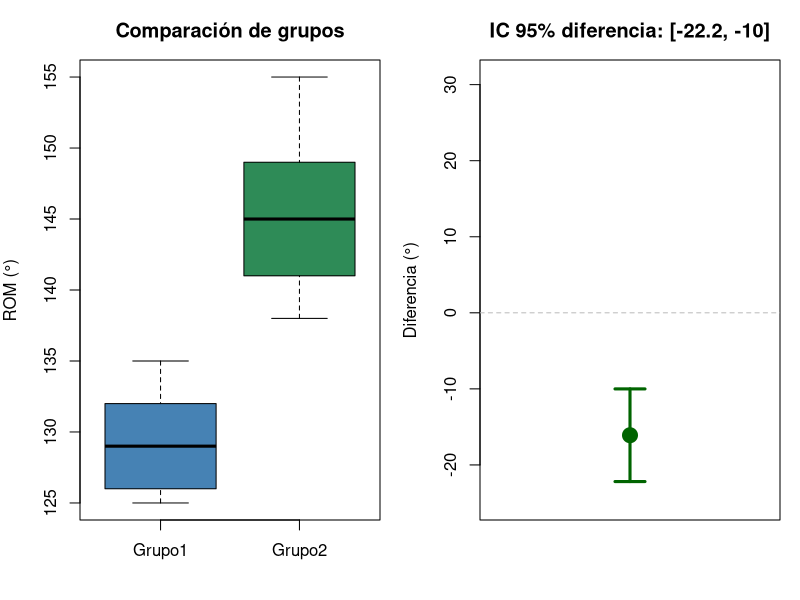
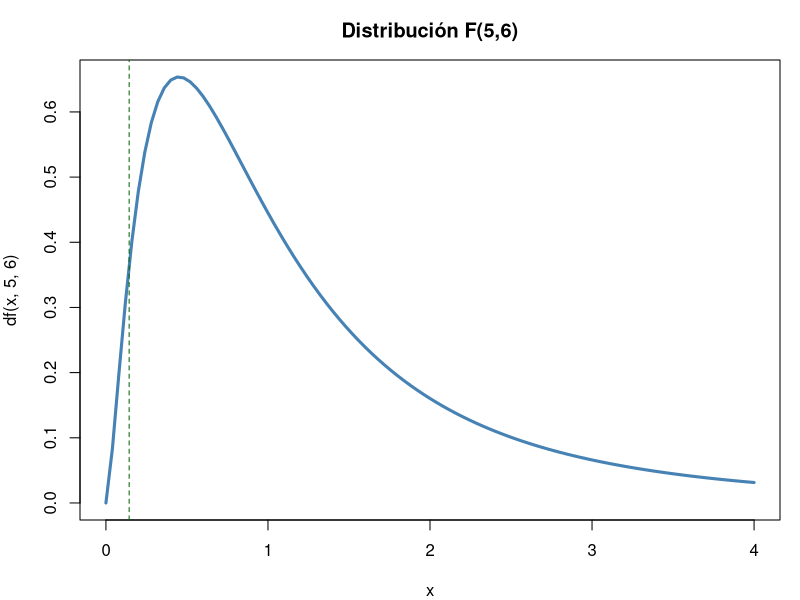
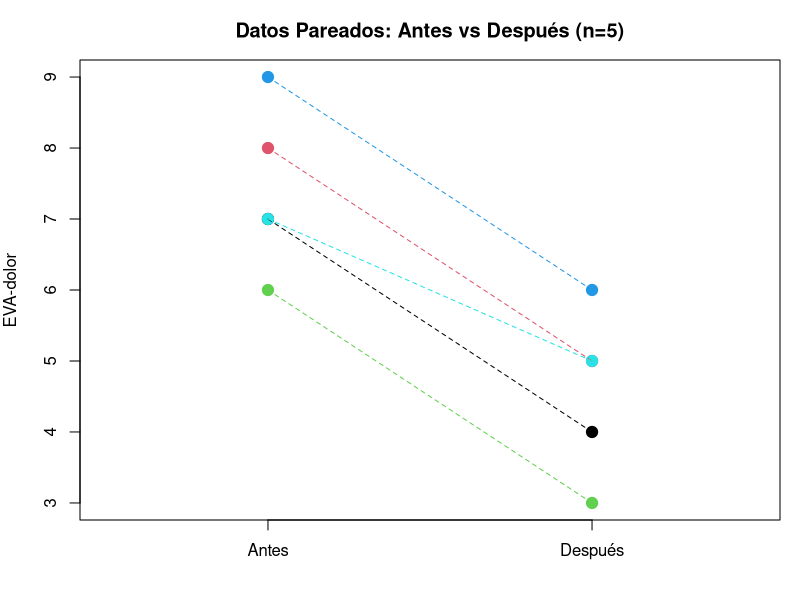
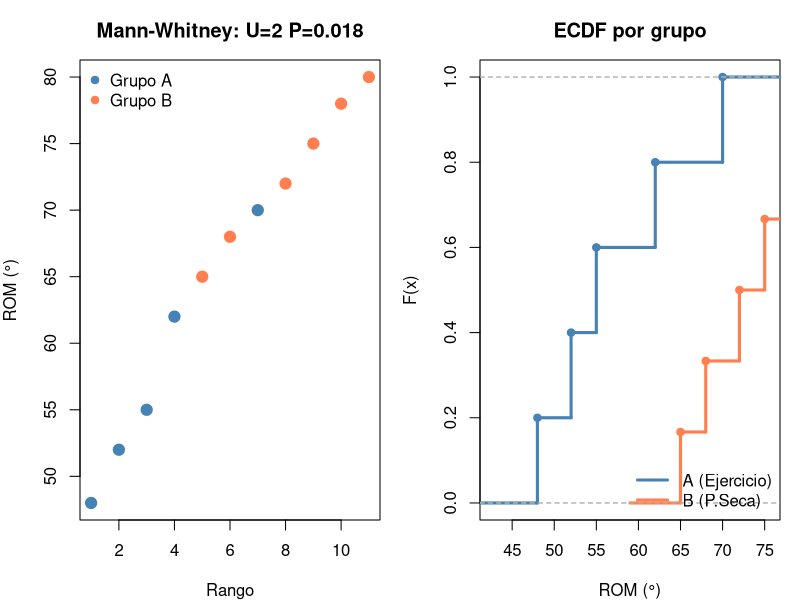
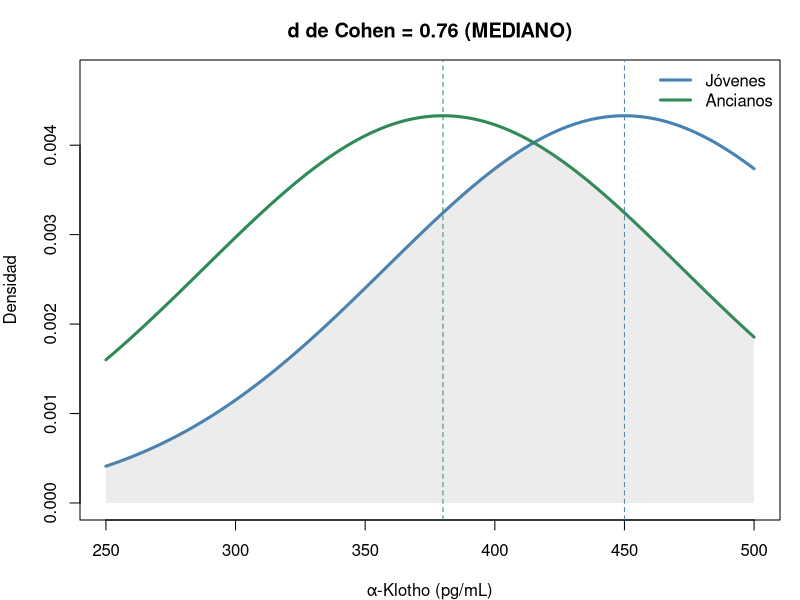
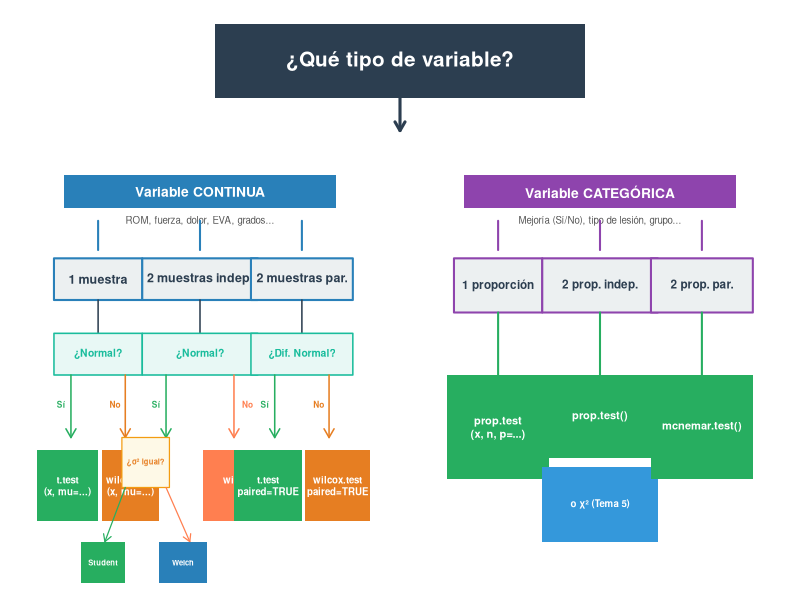
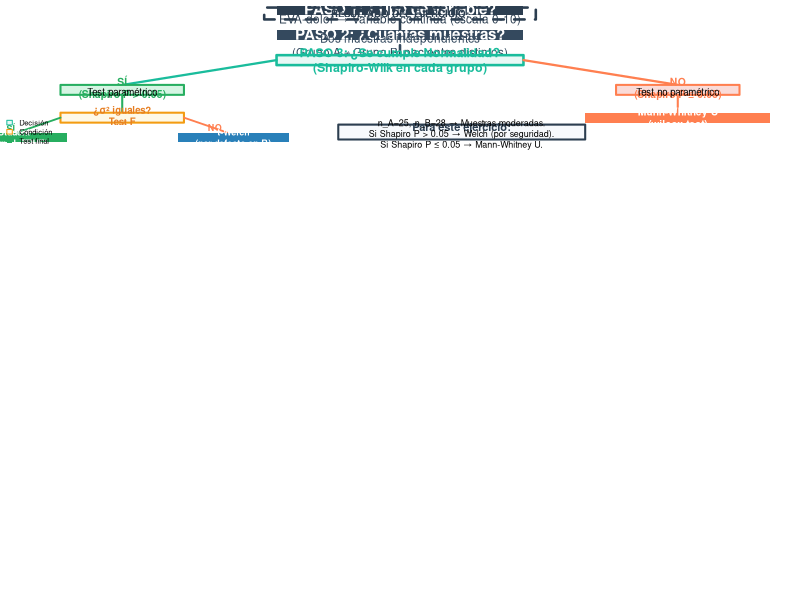
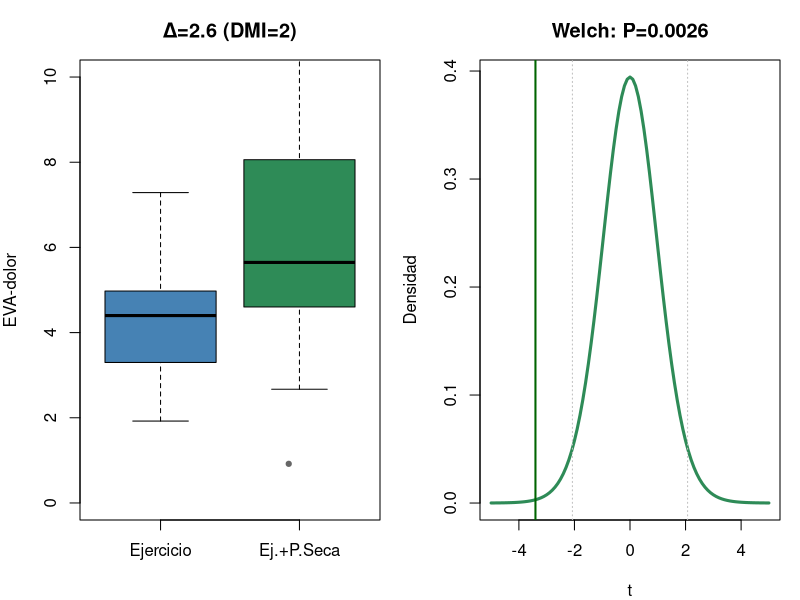

Source code (R) for these figures, in order:
## ---- chunk 1
g1<-c(125,132,128,135,130,126); g2<-c(140,148,142,155,138,150,145)
t.test(g1, g2)                     # Welch (recomendado — por defecto en R)
t.test(g1, g2, var.equal = TRUE)   # Student (solo si σ₁² = σ₂²)


# Visualización comparativa
par(mfrow=c(1,2), mar=c(4,4,3,1))
# Panel 1: Datos originales con medias
datos <- list(Grupo1=g1, Grupo2=g2)
boxplot(datos, col=c("steelblue","seagreen"), ylab="ROM (°)",
        main="Comparación de grupos", ylim=range(c(g1,g2)))
stripchart(datos, method="jitter", pch=19, col="grey30", add=TRUE, cex=0.8)
# Panel 2: IC 95% de la diferencia
tt_w <- t.test(g1, g2)
diff_mean <- tt_w$estimate[1] - tt_w$estimate[2]
plot(1, diff_mean, pch=19, col="darkgreen", cex=2, ylim=range(c(g1,g2))*c(-0.2,0.2),
     xlim=c(0.5,1.5), xaxt="n",
     main=paste0("IC 95% diferencia: [", round(tt_w$conf.int[1],1), 
                 ", ", round(tt_w$conf.int[2],1), "]"),
     ylab="Diferencia (°)", xlab="")
arrows(1, tt_w$conf.int[1], 1, tt_w$conf.int[2], 
       col="darkgreen", lwd=3, code=3, angle=90, length=0.15)
abline(h=0, col="grey", lty=2)
par(mfrow=c(1,1))

## ---- chunk 2
var.test(g1, g2)
# P > 0.05 → varianzas iguales → Student
# P ≤ 0.05 → varianzas distintas → Welch
## ---- chunk 3
#| fig-height: 4.5
curve(df(x,5,6), 0, 4, lwd=3, col="steelblue", main="Distribución F(5,6)")
abline(v=c(qf(0.025,5,6), qf(0.975,5,6)), col="darkgreen", lty=2)
## ---- chunk 4
x1<-30; n1<-50; x2<-18; n2<-50
p_pool<-(x1+x2)/(n1+n2)
z<-(x1/n1-x2/n2)/sqrt(p_pool*(1-p_pool)*(1/n1+1/n2))
cat("z =", round(z,3), "P =", round(2*pnorm(-abs(z)),4),
    "\nDiferencia significativa: A > B (P = 0.016)")
## ---- chunk 5
#| fig-height: 4.5
a<-c(7,8,6,9,7); d<-c(4,5,3,6,5)
plot(rep(1:2,each=5), c(a,d), pch=19, col=rep(1:5,2), cex=1.5,
     xaxt="n", xlim=c(0.5,2.5), xlab="", ylab="EVA-dolor",
     main="Datos Pareados: Antes vs Después (n=5)")
axis(1, at=1:2, labels=c("Antes","Después"))
for(i in 1:5) lines(c(1,2), c(a[i],d[i]), col=i, lty=2)
## ---- chunk 6
a<-c(7,8,6,9,7); d<-c(4,5,3,6,5)
t.test(d, a, paired=TRUE)
# BioEstatR: testt(m = d, m1 = a, par = TRUE)
## ---- chunk 7
n12<-15; n21<-31
chi2<-(abs(n12-n21)-1)^2/(n12+n21)
P<-pchisq(chi2,1,lower.tail=FALSE)
cat("chi2 =", round(chi2,3), "P =", round(P,4),
    "\nTerapia B significativamente superior (P = 0.027)")
## ---- chunk 8
x <- c(122, 135, 128, 141, 131, 126, 146, 139)
theta0 <- 130
D <- x - theta0
cat("Diferencias Di:", D)
## ---- chunk 9
# Cálculo manual en R
Di <- x - theta0
absDi <- abs(Di)
rangos <- rank(absDi)
Wplus <- sum(rangos[Di > 0])
Wminus <- sum(rangos[Di < 0])
E_W <- length(x) * (length(x)+1) / 4
Var_W <- length(x) * (length(x)+1) * (2*length(x)+1) / 24
Z_manual <- (Wplus - E_W) / sqrt(Var_W)
P_manual <- 2 * pnorm(-abs(Z_manual))
cat(sprintf("W+ = %.0f | E[W+] = %.0f | Var(W+) = %.0f", Wplus, E_W, Var_W),
    sprintf("\nZ = %.3f | P = %.4f", Z_manual, P_manual),
    "\n--- Verificación con wilcox.test ---")
wt <- wilcox.test(x, mu = theta0, exact = FALSE)
cat(sprintf("V = %.0f | P = %.4f", wt$statistic, wt$p.value))
## ---- chunk 10
pre  <- c(7, 8, 6, 9, 7, 8)
post <- c(4, 5, 3, 6, 5, 4)
d <- post - pre
cat("Diferencias:", d)
## ---- chunk 11
# Verificación con R
d <- post - pre
Wminus <- sum(rank(abs(d))[d < 0])
wt_paired <- wilcox.test(post, pre, paired = TRUE, exact = FALSE)
cat(sprintf("W+ = %.1f | W- = %.1f | P = %.4f", wt_paired$statistic, Wminus, wt_paired$p.value),
    "\nTodos los pacientes mejoraron → P < 0.05 (efecto significativo)")
## ---- chunk 12
# Cálculo manual en R
grupoA <- c(55, 62, 48, 70, 52)
grupoB <- c(72, 68, 75, 80, 65, 78)
todos <- c(grupoA, grupoB)
rangos <- rank(todos)
R_A <- sum(rangos[1:5])
R_B <- sum(rangos[6:11])
U_A <- R_A - 5*6/2
U_B <- R_B - 6*7/2
U <- min(U_A, U_B)
E_U <- 5*6/2
Var_U <- 5*6*12/12
Z_U <- (U - E_U) / sqrt(Var_U)
P_U <- 2 * pnorm(-abs(Z_U))
cat(sprintf("R_A=%.0f | R_B=%.0f | U_A=%.0f | U_B=%.0f | U=%.0f", R_A,R_B,U_A,U_B,U),
    sprintf("\nE[U]=%.0f | Var(U)=%.0f | Z=%.3f | P=%.4f", E_U, Var_U, Z_U, P_U),
    "\n--- Verificación con wilcox.test ---")
wt_mw <- wilcox.test(grupoA, grupoB, exact = FALSE)
cat(sprintf("W = %.0f | P manual = %.4f | P R (corrección) = %.4f", wt_mw$statistic, P_U, wt_mw$p.value))


# Visualización: rangos
par(mfrow=c(1,2), mar=c(4,4,3,1))
# Panel 1: Datos ordenados con rangos
todos_val <- c(grupoA, grupoB)
todos_grp <- factor(c(rep("A",5), rep("B",6)))
rangos <- rank(todos_val)
plot(rangos, todos_val, pch=19, col=ifelse(todos_grp=="A","steelblue","coral"), cex=1.5,
     main=paste0("Mann-Whitney: U=", round(min(U_A,U_B)), " P=", round(P_U,3)),
     xlab="Rango", ylab="ROM (°)")
legend("topleft", c("Grupo A","Grupo B"), col=c("steelblue","coral"), pch=19, bty="n")
# Panel 2: Distribución emprírica
plot(ecdf(grupoA), col="steelblue", lwd=3, main="ECDF por grupo",
     xlab="ROM (°)", ylab="F(x)", verticals=TRUE)
plot(ecdf(grupoB), col="coral", lwd=3, add=TRUE, verticals=TRUE)
legend("bottomright", c("A (Ejercicio)","B (P.Seca)"), 
       col=c("steelblue","coral"), lwd=3, bty="n")
par(mfrow=c(1,1))

## ---- chunk 13
# Ejemplo signed-rank (una muestra) — datos de ROM
x <- c(122, 135, 128, 141, 131, 126, 146, 139)
cat("=== Wilcoxon signed-rank (una muestra) ===")
wilcox.test(x, mu = 130, exact = FALSE)

# Ejemplo Mann-Whitney (dos muestras independientes)
grupoA <- c(55, 62, 48, 70, 52)
grupoB <- c(72, 68, 75, 80, 65, 78)
cat("\n=== Mann-Whitney U ===")
wilcox.test(grupoA, grupoB, exact = FALSE)
## ---- chunk 14
delta<-5; s<-12; z_a<-qnorm(0.975); z_b<-qnorm(0.80)
n<-ceiling(2*(z_a+z_b)^2*s^2/delta^2)
cat("n por grupo =", n, "→ n total =", 2*n)
# BioEstatR: nm(d = 5, s = 12, potencia = 0.80)   # medias
## ---- chunk 15
p1<-0.30; p2<-0.50; delta<-p1-p2
z_a<-qnorm(0.975); z_b<-qnorm(0.80)
n<-ceiling((z_a+z_b)^2*(p1*(1-p1)+p2*(1-p2))/delta^2)
n_cpc<-ceiling(n/4*(1+sqrt(1+4/(n*abs(delta))))^2)
n_cons<-ceiling((z_a+z_b)^2/(2*delta^2))
cat("n (sin cpc)            =", n, "por grupo\n")
cat("n (con cpc Fleiss)      =", n_cpc, "por grupo\n")
cat("n conservador (p = 0.5) =", n_cons, "por grupo\n")
# BioEstatR: testp(x1, n1, x2, n2, delta = 0.20, potencia = 0.80)
## ---- chunk 16
delta<-5; s<-12; z_a<-qnorm(0.975); z_b<-qnorm(0.80)
n<-ceiling(2*(z_a+z_b)^2*s^2/delta^2)
cat("n =", n, "por grupo (total =", 2*n, ")")
## ---- chunk 17
# Simulamos datos con las estadísticas dadas
set.seed(42)
jovenes <- rnorm(20, 450, 89)
ancianos <- rnorm(16, 380, 96)
var.test(jovenes, ancianos)
## ---- chunk 18
# Student (varianzas iguales)
t.test(jovenes, ancianos, var.equal = TRUE)
# Welch (por seguridad, siempre recomendado)
t.test(jovenes, ancianos)
## ---- chunk 19
x1 <- 450; x2 <- 380; s1 <- 89; s2 <- 96; n1 <- 20; n2 <- 16
sp <- sqrt(((n1-1)*s1^2 + (n2-1)*s2^2) / (n1+n2-2))
dc <- (x1 - x2) / sp
t_val <- (x1 - x2) / (sp * sqrt(1/n1 + 1/n2))
omega2 <- (t_val^2 - 1) / (t_val^2 + n1 + n2 - 1)
cat("s_p =", round(sp,1), "\nd de Cohen =", round(dc,2),
    "→", ifelse(abs(dc)>=0.8,"GRANDE",ifelse(abs(dc)>=0.5,"MEDIANO","PEQUEÑO")),
    "\nOmega² =", round(omega2,3), "→", round(omega2*100,1), "% varianza explicada")


# Visualización del tamaño del efecto
par(mfrow=c(1,1), mar=c(4,4,3,1))
x_seq <- seq(250, 500, length=300)
y1 <- dnorm(x_seq, 450, sp); y2 <- dnorm(x_seq, 380, sp)
plot(x_seq, y1, type="l", lwd=3, col="steelblue", ylim=c(0, max(y1,y2)*1.1),
     main=paste0("d de Cohen = ", round(dc,2), " (", 
                 ifelse(abs(dc)>=0.8,"GRANDE",ifelse(abs(dc)>=0.5,"MEDIANO","PEQUEÑO")), ")"),
     xlab="α-Klotho (pg/mL)", ylab="Densidad")
lines(x_seq, y2, lwd=3, col="seagreen")
abline(v=c(450,380), lty=2, col=c("steelblue","seagreen"))
# Sombrear solapamiento
x_overlap <- seq(max(250,380-3*sp), min(500,450+3*sp), length=100)
polygon(c(x_overlap, rev(x_overlap)), 
        c(pmin(dnorm(x_overlap,450,sp), dnorm(x_overlap,380,sp)), rep(0,100)),
        col=rgb(0.5,0.5,0.5,0.15), border=NA)
legend("topright", c("Jóvenes","Ancianos"), col=c("steelblue","seagreen"), 
       lwd=3, bty="n")

## ---- chunk 20
#| fig-height: 7.5
par(mar = c(2, 1, 3, 1), bg = "white")
layout(matrix(c(1,1,2,3), 2, 2, byrow = TRUE), heights = c(1, 3))

# ── PANEL SUPERIOR: Pregunta raíz ──
par(mar = c(0, 0, 0, 0))
plot(NA, xlim = c(0, 10), ylim = c(0, 1.5), axes = FALSE, xlab = "", ylab = "")
rect(2.5, 0.5, 7.5, 1.3, col = "#2c3e50", border = NA, lwd = 0)
text(5, 0.9, "¿Qué tipo de variable?", font = 2, cex = 1.5, col = "white")
arrows(5, 0.5, 5, 0.15, lwd = 3, col = "#2c3e50", length = 0.1)

# ── PANEL IZQUIERDO: Variables Continuas ──
par(mar = c(0, 1, 0, 1))
plot(NA, xlim = c(0, 10), ylim = c(0, 10), axes = FALSE, xlab = "", ylab = "")
# Title
rect(1, 9, 9, 9.8, col = "#2980b9", border = NA)
text(5, 9.4, "Variable CONTINUA", font = 2, cex = 1, col = "white")
text(5, 8.7, "ROM, fuerza, dolor, EVA, grados...", cex = 0.7, col = "#555")

# 3 columns
col_x <- c(2, 5, 8)  # centers of 3 columns

for (i in 1:3) {
  # Arrow from title to column
  segments(col_x[i], 8.7, col_x[i], 8, lwd = 2, col = "#2980b9")
  arrows(col_x[i], 8, col_x[i], 7.85, lwd = 0, col = "#2980b9", length = 0.08)
}

# Column 1: 1 muestra
rect(col_x[1]-1.3, 6.8, col_x[1]+1.3, 7.8, col = "#ecf0f1", border = "#2980b9", lwd = 2)
text(col_x[1], 7.3, "1 muestra", font = 2, cex = 0.9, col = "#2c3e50")
# Arrow down
segments(col_x[1], 6.8, col_x[1], 6, lwd = 1.5, col = "#2c3e50")
# Condition: ¿Normal?
rect(col_x[1]-1.3, 5, col_x[1]+1.3, 6, col = "#e8f8f5", border = "#1abc9c", lwd = 1.5)
text(col_x[1], 5.5, "¿Normal?", font = 2, cex = 0.75, col = "#1abc9c")
# Branches Sí/No
arrows(col_x[1]-0.8, 5, col_x[1]-0.8, 3.5, lwd = 1.5, col = "#27ae60", length = 0.1)
arrows(col_x[1]+0.8, 5, col_x[1]+0.8, 3.5, lwd = 1.5, col = "#e67e22", length = 0.1)
text(col_x[1]-1.1, 4.3, "Sí", cex = 0.6, col = "#27ae60", font = 2)
text(col_x[1]+0.5, 4.3, "No", cex = 0.6, col = "#e67e22", font = 2)
# Test boxes
rect(col_x[1]-1.8, 1.5, col_x[1], 3.2, col = "#27ae60", border = NA)
text(col_x[1]-0.9, 2.35, "t.test\n(x, mu=...)", font = 2, cex = 0.7, col = "white")
rect(col_x[1]+0.1, 1.5, col_x[1]+1.8, 3.2, col = "#e67e22", border = NA)
text(col_x[1]+0.95, 2.35, "wilcox.test\n(x, mu=...)", font = 2, cex = 0.7, col = "white")

# Column 2: 2 muestras independientes
rect(col_x[2]-1.7, 6.8, col_x[2]+1.7, 7.8, col = "#ecf0f1", border = "#2980b9", lwd = 2)
text(col_x[2], 7.3, "2 muestras indep.", font = 2, cex = 0.9, col = "#2c3e50")
segments(col_x[2], 6.8, col_x[2], 6, lwd = 1.5, col = "#2c3e50")
rect(col_x[2]-1.7, 5, col_x[2]+1.7, 6, col = "#e8f8f5", border = "#1abc9c", lwd = 1.5)
text(col_x[2], 5.5, "¿Normal?", font = 2, cex = 0.75, col = "#1abc9c")
# Sí branch → ¿varianzas?
arrows(col_x[2]-1, 5, col_x[2]-1, 3.5, lwd = 1.5, col = "#27ae60", length = 0.1)
text(col_x[2]-1.3, 4.3, "Sí", cex = 0.6, col = "#27ae60", font = 2)
rect(col_x[2]-2.3, 2.3, col_x[2]-0.9, 3.5, col = "#fef9e7", border = "#f39c12", lwd = 1.2)
text(col_x[2]-1.6, 2.9, "¿σ² igual?", font = 2, cex = 0.55, col = "#e67e22")
arrows(col_x[2]-2.2, 2.3, col_x[2]-2.8, 1, lwd = 1.2, col = "#27ae60", length = 0.08)
arrows(col_x[2]-1, 2.3, col_x[2]-0.3, 1, lwd = 1.2, col = "coral", length = 0.08)
rect(col_x[2]-3.5, 0, col_x[2]-2.2, 1, col = "#27ae60", border = NA)
text(col_x[2]-2.85, 0.5, "Student", font = 2, cex = 0.55, col = "white")
rect(col_x[2]-1.2, 0, col_x[2]+0.2, 1, col = "#2980b9", border = NA)
text(col_x[2]-0.5, 0.5, "Welch", font = 2, cex = 0.55, col = "white")
# No branch → Mann-Whitney
arrows(col_x[2]+1, 5, col_x[2]+1, 3.5, lwd = 1.5, col = "coral", length = 0.1)
text(col_x[2]+1.4, 4.3, "No", cex = 0.6, col = "coral", font = 2)
rect(col_x[2]+0.1, 1.5, col_x[2]+2.7, 3.2, col = "coral", border = NA)
text(col_x[2]+1.4, 2.35, "wilcox.test\n(x, y)", font = 2, cex = 0.7, col = "white")

# Column 3: 2 muestras pareadas
rect(col_x[3]-1.5, 6.8, col_x[3]+1.5, 7.8, col = "#ecf0f1", border = "#2980b9", lwd = 2)
text(col_x[3], 7.3, "2 muestras par.", font = 2, cex = 0.9, col = "#2c3e50")
segments(col_x[3], 6.8, col_x[3], 6, lwd = 1.5, col = "#2c3e50")
rect(col_x[3]-1.5, 5, col_x[3]+1.5, 6, col = "#e8f8f5", border = "#1abc9c", lwd = 1.5)
text(col_x[3], 5.5, "¿Dif. Normal?", font = 2, cex = 0.75, col = "#1abc9c")
arrows(col_x[3]-0.8, 5, col_x[3]-0.8, 3.5, lwd = 1.5, col = "#27ae60", length = 0.1)
arrows(col_x[3]+0.8, 5, col_x[3]+0.8, 3.5, lwd = 1.5, col = "#e67e22", length = 0.1)
text(col_x[3]-1.1, 4.3, "Sí", cex = 0.6, col = "#27ae60", font = 2)
text(col_x[3]+0.5, 4.3, "No", cex = 0.6, col = "#e67e22", font = 2)
rect(col_x[3]-2, 1.5, col_x[3], 3.2, col = "#27ae60", border = NA)
text(col_x[3]-1, 2.35, "t.test\npaired=TRUE", font = 2, cex = 0.7, col = "white")
rect(col_x[3]+0.1, 1.5, col_x[3]+2, 3.2, col = "#e67e22", border = NA)
text(col_x[3]+1.05, 2.35, "wilcox.test\npaired=TRUE", font = 2, cex = 0.7, col = "white")

# ── PANEL DERECHO: Variables Categóricas ──
par(mar = c(0, 1, 0, 1))
plot(NA, xlim = c(0, 10), ylim = c(0, 10), axes = FALSE, xlab = "", ylab = "")
# Title
rect(1, 9, 9, 9.8, col = "#8e44ad", border = NA)
text(5, 9.4, "Variable CATEGÓRICA", font = 2, cex = 1, col = "white")
text(5, 8.7, "Mejoría (Sí/No), tipo de lesión, grupo...", cex = 0.7, col = "#555")

# 3 columns
for (i in 1:3) {
  segments(col_x[i], 8.7, col_x[i], 8, lwd = 2, col = "#8e44ad")
  arrows(col_x[i], 8, col_x[i], 7.85, lwd = 0, col = "#8e44ad", length = 0.08)
}

# Column 1: 1 proporción
rect(col_x[1]-1.3, 6.5, col_x[1]+1.3, 7.8, col = "#ecf0f1", border = "#8e44ad", lwd = 2)
text(col_x[1], 7.15, "1 proporción", font = 2, cex = 0.85, col = "#2c3e50")
segments(col_x[1], 6.5, col_x[1], 5, lwd = 2, col = "#27ae60")
rect(col_x[1]-1.5, 2.5, col_x[1]+1.5, 5, col = "#27ae60", border = NA)
text(col_x[1], 3.75, "prop.test\n(x, n, p=...)", font = 2, cex = 0.8, col = "white")

# Column 2: 2 proporciones independientes
rect(col_x[2]-1.7, 6.5, col_x[2]+1.7, 7.8, col = "#ecf0f1", border = "#8e44ad", lwd = 2)
text(col_x[2], 7.15, "2 prop. indep.", font = 2, cex = 0.85, col = "#2c3e50")
segments(col_x[2], 6.5, col_x[2], 5, lwd = 2, col = "#27ae60")
rect(col_x[2]-1.7, 3, col_x[2]+1.7, 5, col = "#27ae60", border = NA)
text(col_x[2], 4, "prop.test()", font = 2, cex = 0.8, col = "white")
rect(col_x[2]-1.7, 1, col_x[2]+1.7, 2.8, col = "#3498db", border = NA)
text(col_x[2], 1.9, "o χ² (Tema 5)", font = 2, cex = 0.7, col = "white")

# Column 3: 2 proporciones pareadas
rect(col_x[3]-1.5, 6.5, col_x[3]+1.5, 7.8, col = "#ecf0f1", border = "#8e44ad", lwd = 2)
text(col_x[3], 7.15, "2 prop. par.", font = 2, cex = 0.85, col = "#2c3e50")
segments(col_x[3], 6.5, col_x[3], 5, lwd = 2, col = "#27ae60")
rect(col_x[3]-1.5, 2.5, col_x[3]+1.5, 5, col = "#27ae60", border = NA)
text(col_x[3], 3.75, "mcnemar.test()", font = 2, cex = 0.8, col = "white")
## ---- chunk 21
#| fig-height: 6.5
par(mar = c(0, 0, 0, 0))
plot(NA, xlim = c(0, 12), ylim = c(0, 14), axes = FALSE, xlab = "", ylab = "")

# ── Paso 1 ──
rect(4, 13, 8, 14, col = "#2c3e50", border = NA, lwd = 0)
text(6, 13.5, "PASO 1: ¿Tipo de variable?", font = 2, cex = 1.1, col = "white")
text(6, 12.5, "EVA-dolor → Variable continua (escala 0-10)", cex = 0.85, col = "#2c3e50")
segments(6, 12.5, 6, 11.5, lwd = 2.5, col = "#2c3e50")

# ── Paso 2 ──
rect(4, 10.5, 8, 11.5, col = "#34495e", border = NA)
text(6, 11, "PASO 2: ¿Cuántas muestras?", font = 2, cex = 1.1, col = "white")
text(6, 10, "Dos muestras independientes\n(Grupo A ≠ Grupo B, pacientes distintos)", cex = 0.85, col = "#34495e")
segments(6, 10, 6, 9, lwd = 2.5, col = "#34495e")

# ── Paso 3 ── Decisión: ¿Normalidad?
rect(4, 8, 8, 9, col = "#e8f8f5", border = "#1abc9c", lwd = 2.5)
text(6, 8.5, "PASO 3: ¿Se cumple Normalidad?\n(Shapiro-Wilk en cada grupo)", font = 2, cex = 0.9, col = "#1abc9c")

# Ramas desde Paso 3
segments(4, 8.5, 1.5, 6, lwd = 2.2, col = "#1abc9c")
segments(8, 8.5, 10.5, 6, lwd = 2.2, col = "coral")

# Rama SÍ: Normalidad
rect(0.5, 5, 2.5, 6, col = "#d5f5e3", border = "#27ae60", lwd = 2)
text(1.5, 5.7, "SÍ\n(Shapiro P > 0.05)", font = 2, cex = 0.75, col = "#27ae60")
text(1.5, 5.2, "Test paramétrico", cex = 0.7)

segments(1.5, 5, 1.5, 3.2, lwd = 2, col = "#27ae60")

# Sub-rama: ¿varianzas iguales?
rect(0.5, 2.2, 2.5, 3.2, col = "#fef9e7", border = "#f39c12", lwd = 2)
text(1.5, 2.9, "¿σ² iguales?\nTest F", font = 2, cex = 0.7, col = "#e67e22")

segments(0.5, 2.7, -0.2, 1.2, lwd = 1.8, col = "#27ae60")
segments(2.5, 2.7, 3.2, 1.2, lwd = 1.8, col = "coral")

text(-0.3, 1.7, "SÍ", font = 2, cex = 0.65, col = "#27ae60")
rect(-1.2, 0.2, 0.6, 1.2, col = "#27ae60", border = NA)
text(-0.3, 0.7, "t-Student\n(var.equal=TRUE)", font = 2, cex = 0.65, col = "white")

text(3.0, 1.7, "NO", font = 2, cex = 0.65, col = "coral")
rect(2.4, 0.2, 4.2, 1.2, col = "#2980b9", border = NA)
text(3.3, 0.7, "t-Welch\n(por defecto en R)", font = 2, cex = 0.65, col = "white")

# Rama NO: No Normalidad
rect(9.5, 5, 11.5, 6, col = "#fadbd8", border = "coral", lwd = 2)
text(10.5, 5.7, "NO\n(Shapiro P ≤ 0.05)", font = 2, cex = 0.75, col = "coral")
text(10.5, 5.2, "Test no paramétrico", cex = 0.7)

segments(10.5, 5, 10.5, 3.2, lwd = 2, col = "coral")

rect(9, 2.2, 12, 3.2, col = "coral", border = NA)
text(10.5, 2.7, "Mann-Whitney U\n(wilcox.test)", font = 2, cex = 0.75, col = "white")

# ── Paso 4 ── Resultado
rect(3.8, 12.6, 8.2, 13.8, col = NA, border = "#2c3e50", lwd = 2.5, lty = 2)
text(6, 13.2, "RESULTADO DEL EJERCICIO:", cex = 0.7, font = 2, col = "#2c3e50")

# ── Resumen para este caso
rect(5, 0.5, 9, 2, col = "#f7f9fc", border = "#2c3e50", lwd = 2)
text(7, 1.6, "Para este ejercicio:", font = 2, cex = 0.8, col = "#2c3e50")
text(7, 1.1, "n_A=25, n_B=28 → Muestras moderadas.\nSi Shapiro P > 0.05 → Welch (por seguridad).\nSi Shapiro P ≤ 0.05 → Mann-Whitney U.", cex = 0.65)

# Leyenda
legend("bottomleft", c("Decisión", "Condición", "Test final"),
       fill = c("#e8f8f5", "#fef9e7", "#27ae60"),
       border = c("#1abc9c", "#f39c12", NA), cex = 0.55, bty = "n")
## ---- chunk 22
#| fig-height: 5.5
set.seed(123)
n1<-15; m1<-4.2; s1<-1.8; n2<-12; m2<-6.8; s2<-2.1
gA<-rnorm(n1,m1,s1); gB<-rnorm(n2,m2,s2)
se<-sqrt(s1^2/n1+s2^2/n2); t_stat<-(m1-m2)/se
gl_num<-(s1^2/n1+s2^2/n2)^2
gl_den<-(s1^2/n1)^2/(n1-1)+(s2^2/n2)^2/(n2-1)
p<-2*pt(-abs(t_stat),gl_num/gl_den)

par(mfrow=c(1,2), mar=c(4,4,3,1))
# Panel 1: Boxplot comparativo
boxplot(gA, gB, names=c("Ejercicio","Ej.+P.Seca"), col=c("steelblue","seagreen"),
        ylab="EVA-dolor", ylim=c(0,10), main=paste0("Δ=", round(m2-m1,1)," (DMI=2)"))
stripchart(list(A=gA,B=gB), method="jitter", pch=19, col="grey40", add=TRUE, cex=0.7)
# Panel 2: Distribución t de Welch
curve(dt(x, round(gl_num/gl_den)), -5, 5, lwd=3, col="seagreen",
      main=paste0("Welch: P=", round(p,4)), xlab="t", ylab="Densidad")
abline(v=c(-qt(0.975,round(gl_num/gl_den)), qt(0.975,round(gl_num/gl_den))), col="grey", lty=3)
abline(v=t_stat, col="darkgreen", lwd=2)
par(mfrow=c(1,1))

cat("t =", round(t_stat,2), "gl ≈", round(gl_num/gl_den,1), "P =", round(p,4),
    "\nΔ =", round(m2-m1,1), "> DMI=2 → clínicamente relevante")
